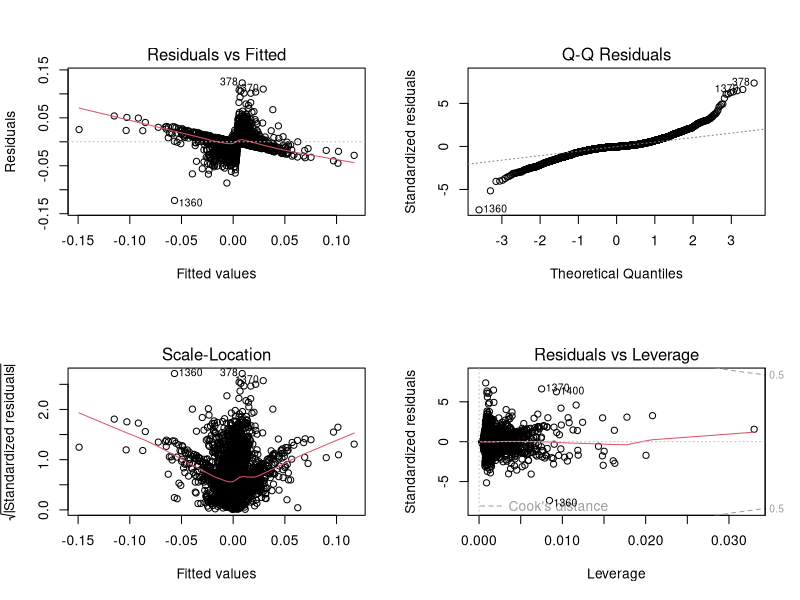
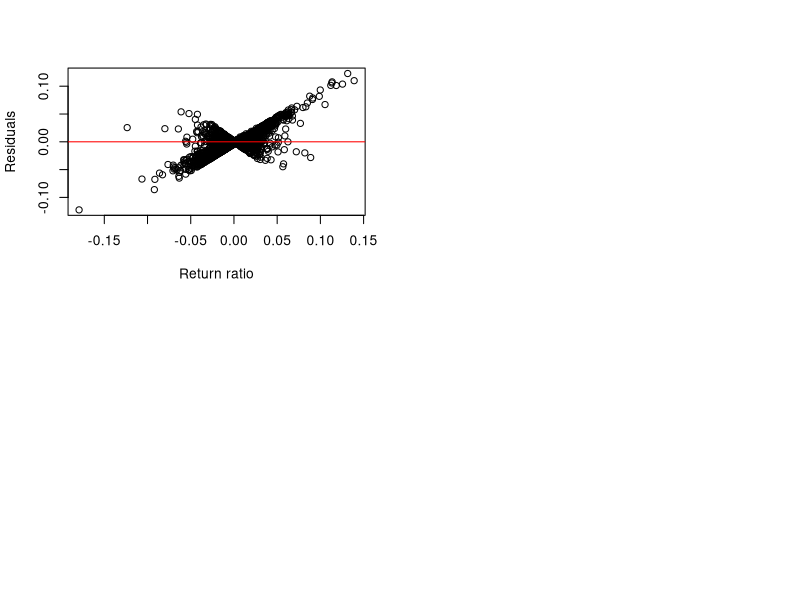

Recreate these plots in R, in order.
## ---- chunk 1
knitr::opts_chunk$set(echo = TRUE)
## ---- chunk 2
market_origin <- read.csv("market_index_clean.csv")
first <- market_origin[1,]
market <- market_origin[2:3104,]
market$AAPL2 <- market_origin[,"AAPL"][1:3103]
market$Return <- (market$AAPL - market$AAPL2)/market$AAPL2
## ---- chunk 3
library(lubridate)
market$Date <- market_origin$Date[2:3104]
date <- market$Date
first <- date[1]
day <- c()
for(i in 1:length(date)) {
  diff = round(difftime(date[i], first))
  day = c(day, diff)
}
market$Date <- day
fit <- lm(Return~., data = market)
summary(fit)
## ---- chunk 4
#drop EEM
summary(update(fit, .~.-EEM))
## ---- chunk 5
#drop Date
summary(update(fit, .~.-Date-EEM))
## ---- chunk 6
#drop Date
summary(update(fit, .~.-Date-EEM-BNDGLB))
## ---- chunk 7
#drop Date
summary(update(fit, .~.-Date-EEM-BNDGLB-SPX))
## ---- chunk 8
nullmodel <- lm(Return~1, data=market)
fullmodel <- lm(Return~., data=market)
step(nullmodel, scope=list(upper=fullmodel), direction="both")
## ---- chunk 9
test_model <- lm(Return ~ VIX + AAPL2 + AAPL + SPGSCITR, data = market)
par(mfrow=c(2,2))
plot(test_model)
summary(test_model)
plot(market$Return, residuals(test_model), xlab = "Return ratio", ylab = "Residuals")
abline(a = 0, b= 0, col = "red")
